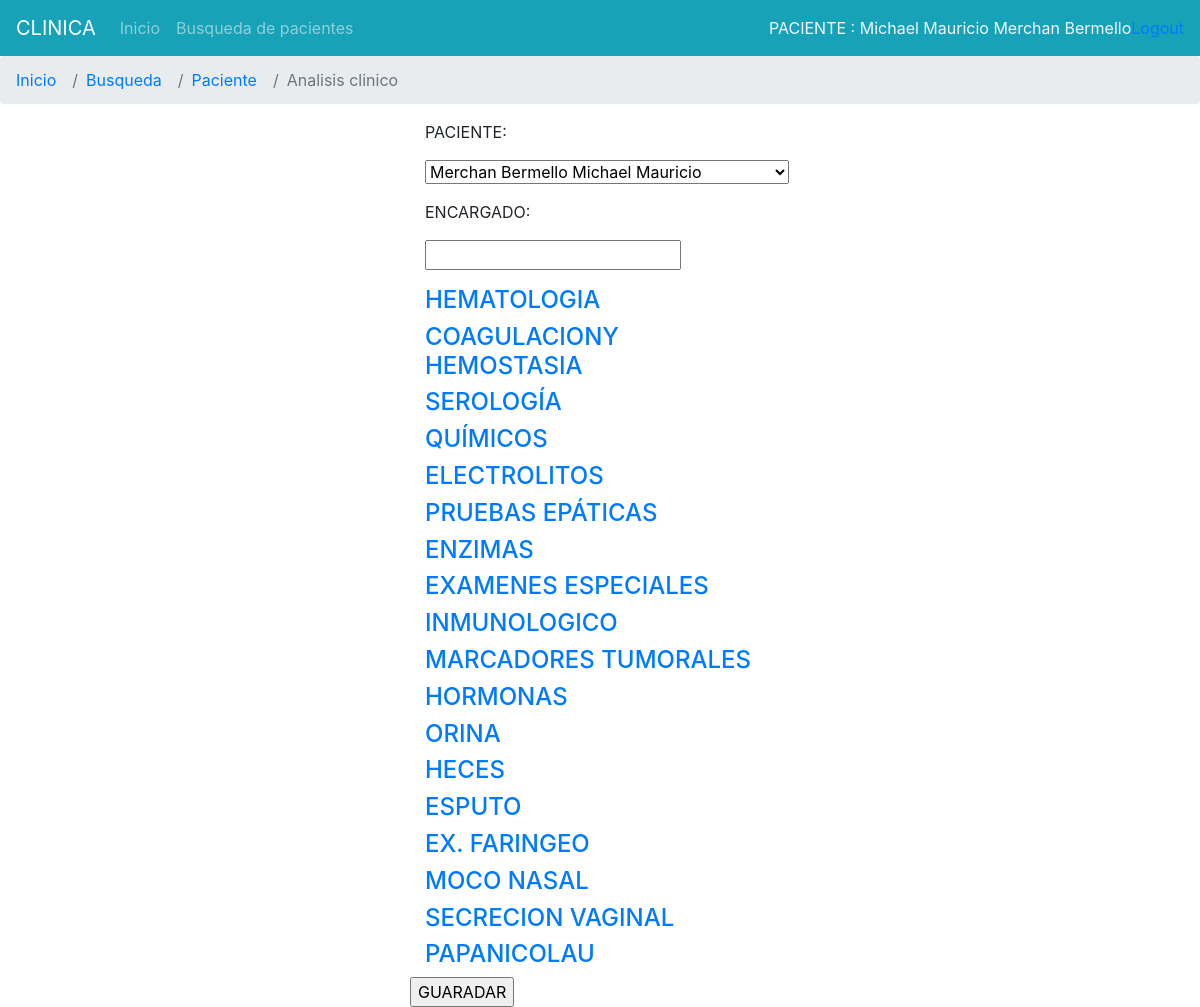
The app's page /analisis/7 (signed in) with its own data.
### Registros/models.py (models this page shows, shortened)
class Paciente(models.Model):
	cedula=models.CharField(max_length=13,unique=True,verbose_name='Cedula de indentidad')
	nombre1=models.CharField(max_length=50,verbose_name='Primer nombre')
	nombre2=models.CharField(max_length=50,verbose_name='Segundo nombre')
	apellPadre=models.CharField(max_length=50,verbose_name='Apellido paterno')
	apellMadre=models.CharField(max_length=50,verbose_name='Apellido materno')
	sexo=models.CharField(max_length=2,choices=(('F', 'Femenino'),('M', 'Masculino'),))
	direccion=models.CharField(max_length=100,verbose_name='DIRECCION DOMICILIARIA')
	fechNacimiento=models.DateField('fecha de naciemiento',default=timezone.now)
	lugarNacimiento=models.CharField(max_length=100,verbose_name='LUGAR DE NACIMIENTO')
	nacionalidad=models.CharField(max_length=100,verbose_name='NACIONALIDAD')
	grupoCultural=models.CharField(max_length=100,verbose_name='GRUPO CULTURAL')
	estadoCivil=models.CharField(max_length=3,choices=(('SOL', 'Soltero'),('CAS', 'Casado'),('DIV', 'Divorciado'),('VIU', 'Viudo'),('UNL', 'Unión libre')))
	instruccion=models.CharField(max_length=100,verbose_name='INSTRUCION EDUCATIVA')
	ocupacion=models.CharField(max_length=100,verbose_name='OCUPACION')
	empresa=models.CharField(max_length=100,verbose_name='EMPRESA')
	tipo_sangre=models.CharField(max_length=100,verbose_name='TIPO DE SANGRE')
	tipo_seguro=models.CharField(max_length=100,verbose_name='TIPO DE SEGURIDAD')
	telefono=models.CharField(max_length=9,verbose_name='Telefono del paciente')
	celular=models.CharField(max_length=10,verbose_name='Celular del paciente')
	correo=models.EmailField(verbose_name='Correo del paciente')
	pariente=models.CharField(max_length=100,verbose_name='NOMBRE PARIENTE')
	parentesco=models.CharField(max_length=100,verbose_name='Parentesco')
	telefono_pariente=models.CharField(max_length=9,verbose_name='Telefono del pariente')
	celular_pariente=models.CharField(max_length=10,verbose_name='Celular del referido')
	foto=models.ImageField(upload_to='fotos', null=True,blank=True)
	fech_creado=models.DateTimeField(auto_now_add=True,verbose_name='Fecha de admision')
	fech_actualizado=models.DateTimeField(auto_now=True,verbose_name='FECHA DE ACTUALIZACION')
	def __str__(self):
		return self.apellPadre+' '+self.apellMadre+' '+self.nombre1+' '+self.nombre2

### Registros/views.py (the view, shortened to what this page needs)
# urls.py: path('analisis/<ident>', login_required(views.AnalisisCreate.as_view()),name='analisis'),
class AnalisisCreate(CreateView):
    model = lab_analisisclinico
    fields='__all__'
    template_name='registros/analisis_clinico.html'
    def get_initial(self, **kwargs):
        return get_initial_pri(self, **kwargs)
    def get_context_data(self, **kwargs):
        extrainfo={'title':'Analisis clinico','page':'Analisis clinico'}
        return get_context_data_pri(self,AnalisisCreate,extrainfo, **kwargs)

### Registros/views.py (called while the page is built)
def get_initial_pri(self, **kwargs):
    parametro = self.kwargs.get('ident',None)
    paciente = Paciente.objects.get(pk=parametro)
    return {'paciente':paciente,}

def get_context_data_pri(self, nomclass,extra,**kwargs):
    parametro = self.kwargs.get('ident',None)
    paciente = Paciente.objects.get(pk=parametro)
    context = super(nomclass, self).get_context_data(**kwargs)
    context['paciente']= paciente
    context['extrainfo'] = extra
    return context

### Registros/templates/registros/analisis_clinico.html (shortened to what this page needs)
{% extends 'registros/base.html' %}
{% load crispy_forms_tags %}
{% block principal %}
<li class="nav-item">
    <a class="nav-link" href="{% url 'registros:index'%}">Inicio</a>
</li>
<li class="nav-item">
    <a class="nav-link" href="{% url 'registros:buscar'%}">Busqueda de pacientes</a>
</li>
{% endblock %}
{%block derecha%}
<div style="color:aliceblue">PACIENTE :
    {{paciente.nombre1}}&nbsp{{paciente.nombre2}}&nbsp{{paciente.apellPadre}}&nbsp{{paciente.apellMadre}}
</div>
{%endblock%}
{% block lista %}
<li class="breadcrumb-item"><a href="{% url 'registros:index'%}">Inicio</a></li>
<li class="breadcrumb-item"><a href="{% url 'registros:buscar'%}">Busqueda</a></li>
<li class="breadcrumb-item"><a href="{% url 'registros:paciente' ident=paciente.pk %}">Paciente</a></li>
<li class="breadcrumb-item active" aria-current="page">{{extrainfo.page}}</li>
{% endblock %}
{% block content %}
<div class="row">
    <div class="col-md-4">
    </div>
    <div class="col-md-4">
        <form method="post">{% csrf_token %}
            <div class="container">
                <div class="panel-group" id="accordion">
                    <div class="form-group"> <label
                            for="{{ form.paciente.id_for_label }}">{{ form.paciente.label_tag  }} </label>
                        {{ form.paciente}}</div>
                        <div class="form-group"> <label
                            for="{{ form.encargado.id_for_label }}">{{ form.encargado.label_tag  }} </label>
                        {{ form.encargado}}</div>
                    <div class="panel panel-default">
                        <div class="panel-heading">
                            <h4 class="panel-title">
                                <a data-toggle="collapse" data-parent="#accordion" href="#collapse1">HEMATOLOGIA</a>
                            </h4>
                        </div>
                    </div>
                    <div class="panel panel-default">
                        <div class="panel-heading">
                            <h4 class="panel-title">
                                <a data-toggle="collapse" data-parent="#accordion" href="#collapse2">COAGULACIONY
                                    HEMOSTASIA</a>
                            </h4>
                        </div>
                    </div>
                    <div class="panel panel-default">
                        <div class="panel-heading">
                            <h4 class="panel-title">
                                <a data-toggle="collapse" data-parent="#accordion" href="#collapse3">SEROLOGÍA</a>
                            </h4>
                        </div>
                    </div>
                    <div class="panel panel-default">
                        <div class="panel-heading">
                            <h4 class="panel-title">
                                <a data-toggle="collapse" data-parent="#accordion" href="#collapse4">QUÍMICOS</a>
                            </h4>
                        </div>
                    </div>
                    <div class="panel panel-default">
                        <div class="panel-heading">
                            <h4 class="panel-title">
                                <a data-toggle="collapse" data-parent="#accordion" href="#collapse5">ELECTROLITOS</a>
                            </h4>
                        </div>
                    </div>
                    <div class="panel panel-default">
                        <div class="panel-heading">
                            <h4 class="panel-title">
                                <a data-toggle="collapse" data-parent="#accordion" href="#collapse6">PRUEBAS EPÁTICAS</a>
                            </h4>
                        </div>
                    </div>
                    <div class="panel panel-default">
                        <div class="panel-heading">
                            <h4 class="panel-title">
                                <a data-toggle="collapse" data-parent="#accordion" href="#collapse7">ENZIMAS</a>
                            </h4>
                        </div>
                    </div>
                    <div class="panel panel-default">
                        <div class="panel-heading">
                            <h4 class="panel-title">
                                <a data-toggle="collapse" data-parent="#accordion" href="#collapse7">EXAMENES ESPECIALES</a>
                            </h4>
                        </div>
                    </div>
                    <div class="panel panel-default">
                        <div class="panel-heading">
                            <h4 class="panel-title">
                                <a data-toggle="collapse" data-parent="#accordion" href="#collapse8">INMUNOLOGICO</a>
                            </h4>
                        </div>
                    </div>
                    <div class="panel panel-default">
                        <div class="panel-heading">
                            <h4 class="panel-title">
                                <a data-toggle="collapse" data-parent="#accordion" href="#collapse9">MARCADORES TUMORALES</a>
                            </h4>
                        </div>
                    </div>
                    <div class="panel panel-default">
                        <div class="panel-heading">
                            <h4 class="panel-title">
                                <a data-toggle="collapse" data-parent="#accordion" href="#collapse10">HORMONAS</a>
                            </h4>
                        </div>
                    </div>
                    <div class="panel panel-default">
                        <div class="panel-heading">
                            <h4 class="panel-title">
                                <a data-toggle="collapse" data-parent="#accordion" href="#collapse11">ORINA</a>
                            </h4>
                        </div>
                    </div>
                    <div class="panel panel-default">
                        <div class="panel-heading">
                            <h4 class="panel-title">
                                <a data-toggle="collapse" data-parent="#accordion" href="#collapse12">HECES</a>
                            </h4>
                        </div>
                    </div>
                    <div class="panel panel-default">
                        <div class="panel-heading">
                            <h4 class="panel-title">
                                <a data-toggle="collapse" data-parent="#accordion" href="#collapse13">ESPUTO</a>
                            </h4>
                        </div>
                    </div>
                    <div class="panel panel-default">
                        <div class="panel-heading">
                            <h4 class="panel-title">
                                <a data-toggle="collapse" data-parent="#accordion" href="#collapse14">EX. FARINGEO</a>
                            </h4>
                        </div>
                    </div>
                    <div class="panel panel-default">
                        <div class="panel-heading">
                            <h4 class="panel-title">
                                <a data-toggle="collapse" data-parent="#accordion" href="#collapse15">MOCO NASAL</a>
                            </h4>
                        </div>
                    </div>
                    <div class="panel panel-default">
                        <div class="panel-heading">
                            <h4 class="panel-title">
                                <a data-toggle="collapse" data-parent="#accordion" href="#collapse16">SECRECION VAGINAL</a>
                            </h4>
                        </div>
                    </div>
                    <div class="panel panel-default">
                        <div class="panel-heading">
                            <h4 class="panel-title">
                                <a data-toggle="collapse" data-parent="#accordion" href="#collapse17">PAPANICOLAU</a>
                            </h4>
                        </div>
                    </div>
                </div>
            </div>
            <input type="submit" value="GUARADAR">
        </form>
    </div>
</div>
{% endblock %}

### records on screen
Paciente: nombre1 "Michael", nombre2 "Mauricio", apellPadre "Merchan", apellMadre "Bermello"

### other values on screen
{{ extrainfo.page }} "Analisis clinico"
